Frame 1 (no input): blank canvas, image omitted
Frame 60 (the mouse pressed at the canvas centre just before this capture): blank canvas, image omitted
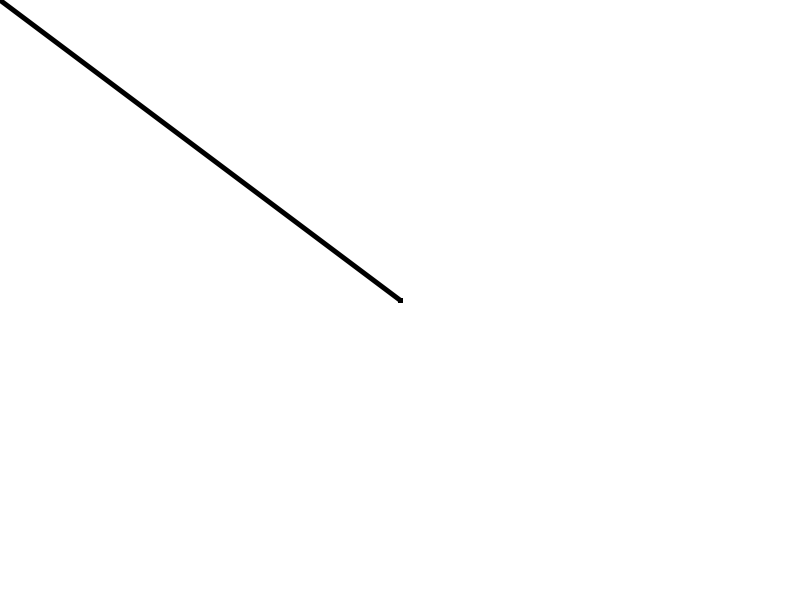
Frame 120 (the mouse held since frame 60 and released just before this capture)

The Processing sketch whose frames 1 and 60 were blank and that drew this single picture after the mouse press (run headless with seeded random() and noise(); from frame 60 on, the mouse is pressed at the canvas centre):

// Processing sketch: sketch_02_whiteboard_app
// ── sketch_02_whiteboard_app.pde
void setup() {
  size(800, 600);                   //create our window
  background(255);                  //set the background to white
  strokeWeight(5);                  //set stroke weight to 5 - this is the size of the pen
}



void draw() { 

  //MOUSE COMMANDS
  if (mousePressed)                          //check if mouse is pressed
  {
    line(mouseX, mouseY, pmouseX, pmouseY);  //draw a line from mouse current position to its previous position
  }



  //KEYBOARD COMMANDS
  if (keyPressed)                            //check if a key is pressed
  {
    if (key == 'z')                          //check if the key is 'z'
    {
      background(255);                       //erase the image by setting background to white
    } 

    if (key == 'e')                          //check if the key is 'e'
    {
      stroke(255, 0, 0);                           //set stroke to white
      strokeWeight(30);                      //set strokeWeight to 30 pixels
    }

    if (key == 'w')                          //check if the key is 'w'
    {
      stroke(0);                             //set stroke to black
      strokeWeight(5);                       //set stroke weight to 5 pixels
    }
  }
}
